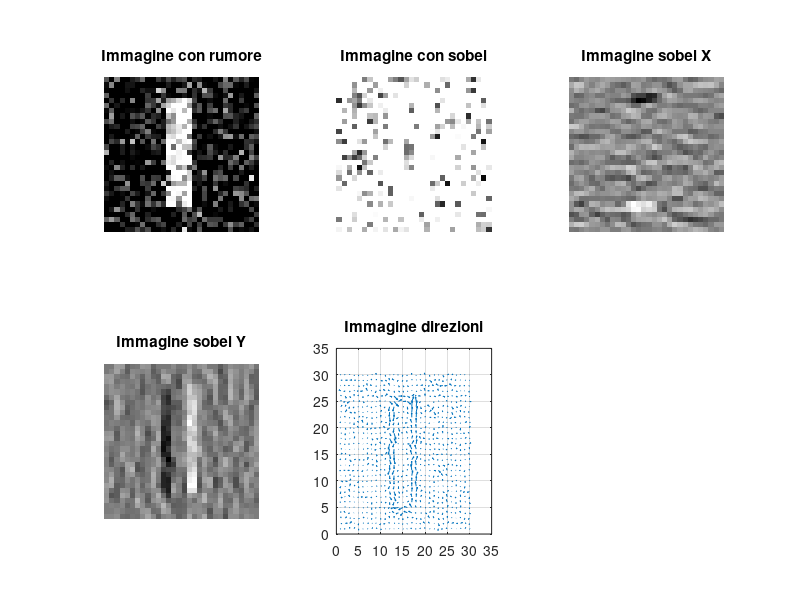
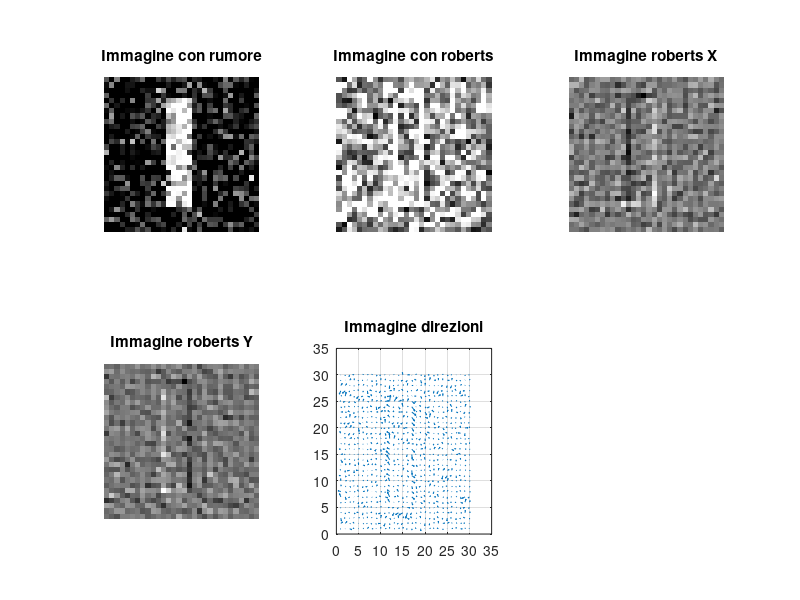

These figures' MATLAB source, in order:
%%%%%%%%%%%%%%%%%%%%%%%%%%%%%%%%%%%%%%%%%%%%%%%%%
% Script Esercizio 2.2 b)
%
%All'immagine della barra aggiungere rumore gaussiano con varianza=0.01. 
%Ripetere il calcolo delle mappe di edge candidati con filtraggi di 
%Roberts e Sobel. Visualizzare i risultati;
%
% Nonis Mauro 123350
%9 aprile 2019
%%%%%%%%%%%%%%%%%%%%%%%%%%%%%%%%%%%%%%%%%%%%%%%%%
%
%creo l'immagine di riferimento senza rumore
img = zeros(30,30);
img(5:25, 13:17)=1;
%aggiunta rumore all'immagine
rumore = imnoise(double(img),'gaussian', 0, 0.1);
%filtro sobel orizzontale
sobx = fspecial('sobel');
%filtro sobel verticale
soby = sobx';
%applicazione filtro sobel
imsobx = imfilter(rumore, sobx);
imsoby = imfilter(rumore, soby);
%calcoli per sobel (vedi slide)
immAmpG = abs(imsobx) + abs(imsoby);
%visualizzazione sobel
figure,
subplot(2, 3, 1), imshow(rumore), title('Immagine con rumore');
subplot(2, 3, 2), imshow(immAmpG), title('Immagine con sobel');
subplot(2, 3, 3), imshow(imsobx, []), title('Immagine sobel X');
subplot(2, 3, 4), imshow(imsoby, []), title('Immagine sobel Y');
subplot(2, 3, 5), quiver(imsobx, imsoby), grid, title('Immagine direzioni');
%%%%%%%%%%%%%%%%%%%%%%%%%%%%%%%%%%%%%%%%%%%%%%%%%
%filtri roberts
robx = [1, 0;0, -1];
roby = [0, 1; -1, 0];
%applicazione filtro roberts
imrobx = imfilter(rumore, robx);
imroby = imfilter(rumore, roby);
%calcoli per roberts (vedi slide)
immAmpGR = abs(imrobx) + abs(imroby);
%visualizzazione sobel
figure,
subplot(2, 3, 1), imshow(rumore), title('Immagine con rumore');
subplot(2, 3, 2), imshow(immAmpGR), title('Immagine con roberts');
subplot(2, 3, 3), imshow(imrobx, []), title('Immagine roberts X');
subplot(2, 3, 4), imshow(imroby, []), title('Immagine roberts Y');
subplot(2, 3, 5), quiver(imrobx, imroby), grid, title('Immagine direzioni');







